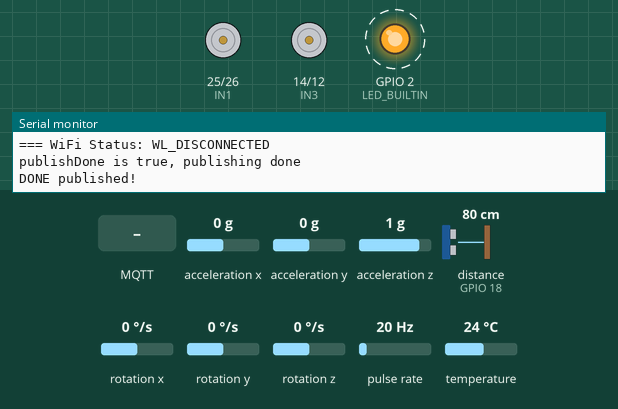
This program was run on a simulated ESP32. Parts: motor-driver pin pairs drawn as motors (green arrow = first pin HIGH = forward, orange = second pin HIGH = backward, longer = more drive, scaled by the enable pin), output pins drawn as LEDs (lit = HIGH), the last lines printed to the serial monitor. Wiring (inferred from the names in the program): ultrasonic range finder: trigger GPIO 5; echo GPIO 18; pulse sensor: data GPIO 19. Dashed ring = blinking. The test bench sets the inputs (shaded band); at power-on: rotation z 0 °/s, acceleration x 0 g, acceleration y 0 g, acceleration z 1 g, distance to the obstacle (sensor on GPIO 18) 80 cm, rotation x 0 °/s, rotation y 0 °/s, pulse rate 20 Hz, temperature 24 °C. The echo pulse lasts 58.3 µs per cm; WiFi joins after 1.5 s; servers stay silent unless stated; random numbers use the default seed unless the program sets one; no MQTT or app messages arrive unless stated; pins used as bus, display or sensor lines are not drawn.

Above: at 3.5 s.
3.6 s: MQTT message "forward" arrives on the first subscribed topic
At 3.69 s:
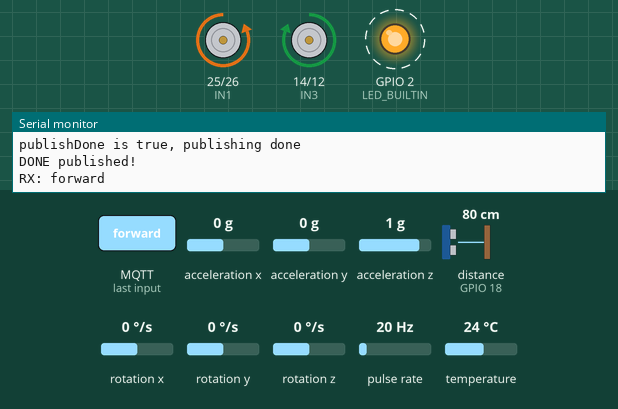
At 4.9 s:
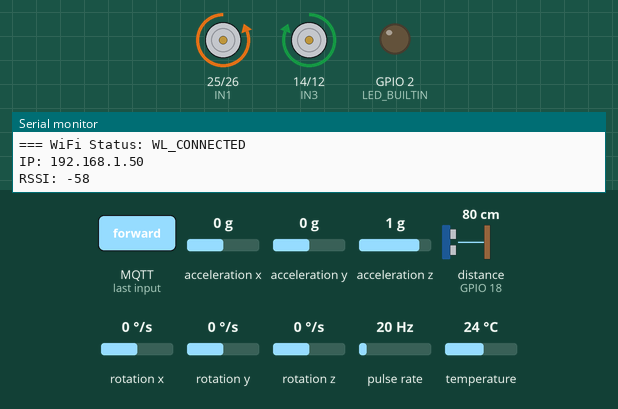
5.2 s: rotation z set to -192 °/s
At 5.8 s:
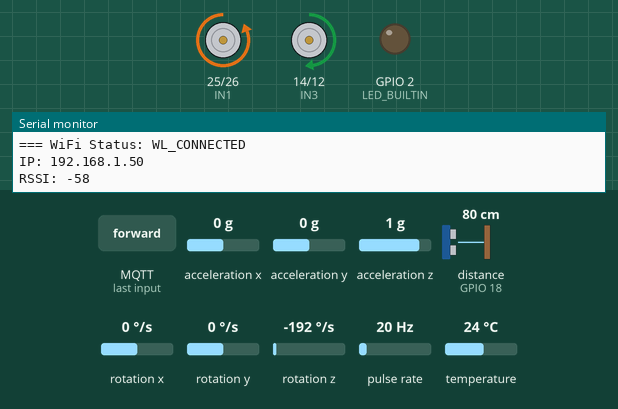
8.2 s: MQTT message "backward" arrives on the first subscribed topic
11.2 s: MQTT message "left" arrives on the first subscribed topic
14.2 s: MQTT message "left90" arrives on the first subscribed topic
16.3 s: MQTT message "right90" arrives on the first subscribed topic
At 19.4 s:
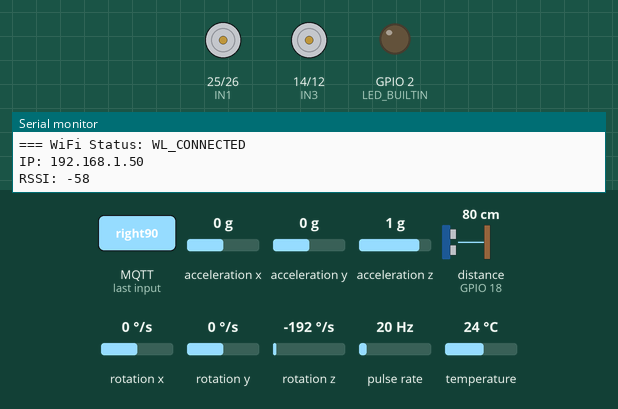
Timing chart, 0 to 20.3 s (numbered marks = the images above; inputs shaded):
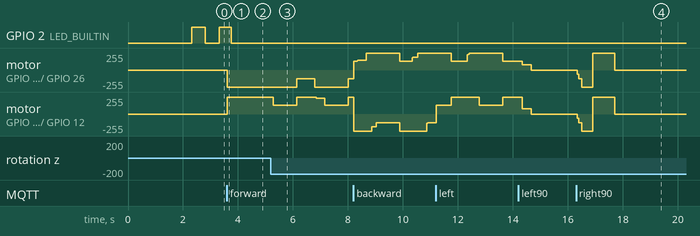

The program:

main.cpp
```cpp
#include <Arduino.h>
#include <PubSubClient.h>
#include <WiFi.h>
#include <WiFiClientSecure.h>
#include <Wire.h>
#include <Adafruit_MPU6050.h>
#include <Adafruit_Sensor.h>

// ===== WIFI =====
const char *ssid = "Nothing Phone (2a)";
const char *password = "naveenvel";

// ===== EMQX CLOUD =====
const char *mqtt_server = "kc7f274c.ala.us-east-1.emqxsl.com";
const int mqtt_port = 8883;
const char *mqtt_username = "vjnaveen2005";
const char *mqtt_password = "Naveenvel@31";
const char *topic_cmd = "rover/cmd";
const char *topic_data = "rover/data";
const char *topic_status = "rover/status";

const char *ca_cert = R"EOF(
-----BEGIN CERTIFICATE-----
MIIDjjCCAnagAwIBAgIQAzrx5qcRqaC7KGSxHQn65TANBgkqhkiG9w0BAQsFADBh
MQswCQYDVQQGEwJVUzEVMBMGA1UEChMMRGlnaUNlcnQgSW5jMRkwFwYDVQQLExB3
d3cuZGlnaWNlcnQuY29tMSAwHgYDVQQDExdEaWdpQ2VydCBHbG9iYWwgUm9vdCBH
MjAeFw0xMzA4MDExMjAwMDBaFw0zODAxMTUxMjAwMDBaMGExCzAJBgNVBAYTAlVT
MRUwEwYDVQQKEwxEaWdpQ2VydCBJbmMxGTAXBgNVBAsTEHd3dy5kaWdpY2VydC5j
b20xIDAeBgNVBAMTF0RpZ2lDZXJ0IEdsb2JhbCBSb290IEcyMIIBIjANBgkqhkiG
9w0BAQEFAAOCAQ8AMIIBCgKCAQEAuzfNNNx7a8myaJCtSnX/RrohCgiN9RlUyfuI
2/Ou8jqJkTx65qsGGmvPrC3oXgkkRLpimn7Wo6h+4FR1IAWsULecYxpsMNzaHxmx
1x7e/dfgy5SDN67sH0NO3Xss0r0upS/kqbitOtSZpLYl6ZtrAGCSYP9PIUkY92eQ
q2EGnI/yuum06ZIya7XzV+hdG82MHauVBJVJ8zUtluNJbd134/tJS7SsVQepj5Wz
tCO7TG1F8PapspUwtP1MVYwnSlcUfIKdzXOS0xZKBgyMUNGPHgm+F6HmIcr9g+UQ
vIOlCsRnKPZzFBQ9RnbDhxSJITRNrw9FDKZJobq7nMWxM4MphQIDAQABo0IwQDAP
BgNVHRMBAf8EBTADAQH/MA4GA1UdDwEB/wQEAwIBhjAdBgNVHQ4EFgQUTiJUIBiV
5uNu5g/6+rkS7QYXjzkwDQYJKoZIhvcNAQELBQADggEBAGBnKJRvDkhj6zHd6mcY
1Yl9PMWLSn/pvtsrF9+wX3N3KjITOYFnQoQj8kVnNeyIv/iPsGEMNKSuIEyExtv4
NeF22d+mQrvHRAiGfzZ0JFrabA0UWTW98kndth/Jsw1HKj2ZL7tcu7XUIOGZX1NG
Fdtom/DzMNU+MeKNhJ7jitralj41E6Vf8PlwUHBHQRFXGU7Aj64GxJUTFy8bJZ91
8rGOmaFvE7FBcf6IKshPECBV1/MUReXgRPTqh5Uykw7+U0b6LJ3/iyK5S9kJRaTe
pLiaWN0bfVKfjllDiIGknibVb63dDcY3fe0Dkhvld1927jyNxF1WW6LZZm6zNTfl
MrY=
-----END CERTIFICATE-----
)EOF";

// ===== PINS (L293D) =====
#define IN1 25    // Motor A Dir 1
#define IN2 26    // Motor A Dir 2
#define EN1 27    // Motor A Speed (PWM)
#define IN3 14    // Motor B Dir 1
#define IN4 12    // Motor B Dir 2
#define EN2 13    // Motor B Speed (PWM)

#define TRIG_PIN 5
#define ECHO_PIN 18
#define ENC_PIN 19

#define SDA_PIN 21
#define SCL_PIN 22

#define LED_BUILTIN 2
#define CM_PER_PULSE 0.5

// ===== MPU6050 =====
Adafruit_MPU6050 mpu;
sensors_event_t a, g, temp;
float gyroZ_offset = 0;

// ===== PID CONTROLLER =====
struct PID {
  float kp, ki, kd;
  float integral;
  float prevError;
};

PID turnPID = {1.5, 0.0, 0.6, 0, 0};
PID movePID = {1.8, 0.0, 0.5, 0, 0};

float computePID(PID &pid, float error, float dt) {
  pid.integral += error * dt;

  float maxIntegral = 100.0;
  if (pid.integral > maxIntegral) pid.integral = maxIntegral;
  if (pid.integral < -maxIntegral) pid.integral = -maxIntegral;

  float derivative = (error - pid.prevError) / dt;
  pid.prevError = error;
  return pid.kp * error + pid.ki * pid.integral + pid.kd * derivative;
}

void calibrateMPU6050() {
  Serial.println("Calibrating MPU6050... Keep rover still!");

  const int samples = 300;
  float sumZ = 0;

  for (int i = 0; i < samples; i++) {
    mpu.getEvent(&a, &g, &temp);
    sumZ += g.gyro.z;
    delay(5);
  }

  gyroZ_offset = sumZ / samples;

  Serial.print("Calibration done! Z offset: ");
  Serial.println(gyroZ_offset, 6);
}

// ===== STATE MACHINE =====
enum RobotState {
  IDLE,
  TURNING,
  MOVING
};

RobotState state = IDLE;
float targetYaw = 0;
float moveTargetYaw = 0;

// ===== GLOBALS =====
volatile unsigned long encPulseCount = 0;
volatile unsigned long totalPulses = 0;
volatile unsigned long targetPulses = 0;
String currentCmd = "stop";
int targetSpeed = 255;

float obstacleDist = 999;
unsigned long lastPub = 0;
unsigned long lastHB = 0;
unsigned long lastStatusPub = 0;

float lastKnownYaw = 0;
bool publishDone = false;
bool publishTurnDone = false;
int currentSpeed = 0;

// Telemetry
unsigned long lastTotalPulses = 0;
float linearSpeed = 0;
float currentRPM = 0;
float currentYaw = 0;
unsigned long lastCalcTime = 0;

// Complementary Filter
float accelYaw = 0;
float alpha = 0.98;

WiFiClientSecure secureClient;
PubSubClient mqttClient(secureClient);

// ===== ENCODER ISR =====
void IRAM_ATTR encISR() {
  encPulseCount++;
  totalPulses++;
}

// ===== ULTRASONIC =====
float getDistance() {
  digitalWrite(TRIG_PIN, LOW);
  delayMicroseconds(2);
  digitalWrite(TRIG_PIN, HIGH);
  delayMicroseconds(10);
  digitalWrite(TRIG_PIN, LOW);
  long duration = pulseIn(ECHO_PIN, HIGH, 8000);
  if (duration == 0) return 999;
  float dist = duration * 0.034 / 2;
  if (dist < 2.0) return 999; // Filter out EMI noise spikes
  return dist;
}

// ===== MOTOR CONTROL =====
void setSpeed(int target) {
  int step = 5;
  if (currentSpeed < target) currentSpeed += step;
  else if (currentSpeed > target) currentSpeed -= step;
  ledcWrite(0, currentSpeed);
  ledcWrite(1, currentSpeed);
}

void setSpeedRaw(int s) {
  ledcWrite(0, s);
  ledcWrite(1, s);
}

void stopAll() {
  digitalWrite(IN1, LOW); digitalWrite(IN2, LOW);
  digitalWrite(IN3, LOW); digitalWrite(IN4, LOW);
  setSpeed(0);
  currentCmd = "stop";
  state = IDLE;
  lastKnownYaw = currentYaw;
  publishDone = true;
}

void moveMotors(int s1, int s2, int s3, int s4) {
  digitalWrite(IN1, s1); digitalWrite(IN2, s2);
  digitalWrite(IN3, s3); digitalWrite(IN4, s4);
  setSpeed(targetSpeed);
}

// ===== CLEAN IMU SYSTEM (SINGLE SOURCE OF TRUTH) =====
void updateIMU() {
  static unsigned long lastTime = micros();
  unsigned long now = micros();

  mpu.getEvent(&a, &g, &temp);

  float dt = (now - lastTime) / 1000000.0;
  lastTime = now;

  if (dt <= 0 || dt > 0.05) return;

  float gyroRate = (g.gyro.z - gyroZ_offset) * 57.2958;
  currentYaw += gyroRate * dt;

  if (currentYaw > 180) currentYaw -= 360;
  if (currentYaw < -180) currentYaw += 360;
}

// ===== PERFECT TURN CONTROLLER =====
void startTurn(float angle) {
  targetYaw = currentYaw + angle;

  if (targetYaw > 180) targetYaw -= 360;
  if (targetYaw < -180) targetYaw += 360;

  state = TURNING;
  turnPID.integral = 0;
  turnPID.prevError = 0;
  currentCmd = angle > 0 ? "right90" : "left90";
}

void handleTurning() {
  static unsigned long lastTime = micros();
  unsigned long now = micros();
  float dt = (now - lastTime) / 1000000.0;
  lastTime = now;

  float error = targetYaw - currentYaw;

  if (error > 180) error -= 360;
  if (error < -180) error += 360;

  if (abs(error) < 2.0) {
    Serial.println("Turn done! Error: " + String(error));
    stopAll();
    publishTurnDone = true;
    turnPID.integral = 0;
    Serial.println("publishTurnDone set to true");
    return;
  }

  float output = computePID(turnPID, error, dt);
  int speed = constrain(abs(output), 80, targetSpeed);

  if (error > 0) {
    moveMotors(LOW, HIGH, LOW, HIGH);
  } else {
    moveMotors(HIGH, LOW, HIGH, LOW);
  }

  setSpeed(speed);
}

// ===== STRAIGHT MOVEMENT (DRIFT-FREE) =====
void startForward() {
  currentYaw = lastKnownYaw;
  moveTargetYaw = currentYaw;
  state = MOVING;
  movePID.integral = 0;
  movePID.prevError = 0;
  moveMotors(LOW, HIGH, HIGH, LOW);
}

void handleForward() {
  // Obstacle check - stop at 10cm using global obstacleDist
  // This prevents EMI noise from motors triggering false stops via raw getDistance() calls
  if (obstacleDist < 10 && obstacleDist > 0.1) {
    Serial.println("OBSTACLE DETECTED");
    stopAll();
    targetPulses = 0;
    mqttClient.publish(topic_data, "obstacle_detected");
    publishDone = true;
    return;
  }

  // Check if using encoder-based movement
  if (targetPulses > 0) {
    if (encPulseCount >= targetPulses) {
      stopAll();
      targetPulses = 0;
      publishDone = true;
      return;
    }
  }

  // Drift correction - PID for straight line
  float error = moveTargetYaw - currentYaw;
  if (error > 180) error -= 360;
  if (error < -180) error += 360;

  static unsigned long lastTimeF = micros();
  unsigned long nowF = micros();
  float dt = (nowF - lastTimeF) / 1000000.0;
  lastTimeF = nowF;

  float correction = computePID(movePID, error, dt);

  // Fix positive feedback: + correction for left, - correction for right
  int left = constrain(targetSpeed + correction, 0, 255);
  int right = constrain(targetSpeed - correction, 0, 255);

  // Ensure minimum PWM to overcome friction if target is not 0
  if (targetSpeed > 0) {
    if (left < 130) left = 130;
    if (right < 130) right = 130;
  }

  ledcWrite(0, left);
  ledcWrite(1, right);
}

// ===== MQTT CALLBACK =====
void mqttCallback(char *topic, byte *payload, unsigned int len) {
  String msg = "";
  for (unsigned int i = 0; i < len; i++) msg += (char)payload[i];
  msg.trim();

  Serial.println("RX: " + msg);

  if (msg == "forward") {
    currentCmd = "forward";
    startForward();
  }
  else if (msg == "backward") {
    currentCmd = "backward";
    moveMotors(HIGH, LOW, LOW, HIGH);
  }
  else if (msg == "left") {
    if (currentCmd != "left") {
      currentCmd = "left";
      moveMotors(HIGH, LOW, HIGH, LOW);
    }
  }
  else if (msg == "right") {
    if (currentCmd != "right") {
      currentCmd = "right";
      moveMotors(LOW, HIGH, LOW, HIGH);
    }
  }
  else if (msg == "stop") {
    stopAll();
  }
  else if (msg == "left90") {
    startTurn(-90);
  }
  else if (msg == "right90") {
    startTurn(90);
  }
  else if (msg.startsWith("move:")) {
    float d = msg.substring(5).toFloat();
    if (d > 0) {
      encPulseCount = 0;
      targetPulses = (unsigned long)(d / CM_PER_PULSE);
      currentCmd = "move";
      startForward(); // sets moveTargetYaw and state = MOVING
    }
  }
  else if (msg.startsWith("speed:")) {
    targetSpeed = constrain(msg.substring(6).toInt(), 0, 255);
    if (currentCmd != "stop") setSpeed(targetSpeed);
  }
}

// ===== SETUP =====
void setup() {
  Serial.begin(115200);

  // Motor pins
  int motorPins[] = {IN1, IN2, IN3, IN4, EN1, EN2};
  for (int p : motorPins) {
    pinMode(p, OUTPUT);
    digitalWrite(p, LOW);
  }

  pinMode(TRIG_PIN, OUTPUT); pinMode(ECHO_PIN, INPUT);

  ledcSetup(0, 5000, 8); ledcSetup(1, 5000, 8);
  ledcAttachPin(EN1, 0); ledcAttachPin(EN2, 1);

  pinMode(ENC_PIN, INPUT);
  pinMode(LED_BUILTIN, OUTPUT);
  attachInterrupt(digitalPinToInterrupt(ENC_PIN), encISR, RISING);

  // MPU6050
  Wire.begin(SDA_PIN, SCL_PIN);
  delay(100);
  if (mpu.begin()) {
    Serial.println("MPU6050 connected!");
    mpu.setFilterBandwidth(MPU6050_BAND_5_HZ);
    mpu.setGyroRange(MPU6050_RANGE_250_DEG);
    calibrateMPU6050();
  } else {
    Serial.println("MPU6050 not found!");
  }

  // WiFi
  IPAddress dns(8, 8, 8, 8);
  WiFi.config(INADDR_NONE, INADDR_NONE, INADDR_NONE, dns);
  WiFi.begin(ssid, password);
  WiFi.setSleep(false);

  secureClient.setCACert(ca_cert);
  mqttClient.setServer(mqtt_server, mqtt_port);
  mqttClient.setCallback(mqttCallback);

  stopAll();

  // MQTT connection
  String id = "Rover-" + String(random(0xffff), HEX);
  if(mqttClient.connect(id.c_str(), mqtt_username, mqtt_password)) {
    mqttClient.subscribe(topic_cmd);
    mqttClient.publish(topic_status, "online");
  }
}

// ===== LOOP =====
void loop() {
  static unsigned long lastLedToggle = 0;
  static bool ledState = false;
  static unsigned long lastWifiCheck = 0;

  // WiFi status
  byte wifiStatus = WiFi.status();

  if (millis() - lastWifiCheck >= 2000) {
    Serial.print("=== WiFi Status: ");
    if (wifiStatus == 0) Serial.println("WL_IDLE_STATUS");
    else if (wifiStatus == 1) Serial.println("WL_NO_SSID_AVAIL");
    else if (wifiStatus == 2) Serial.println("WL_SCAN_COMPLETED");
    else if (wifiStatus == 3) Serial.println("WL_CONNECTED");
    else if (wifiStatus == 4) Serial.println("WL_CONNECT_FAILED");
    else if (wifiStatus == 5) Serial.println("WL_CONNECTION_LOST");
    else if (wifiStatus == 6) Serial.println("WL_DISCONNECTED");
    else Serial.println(wifiStatus);

    if (wifiStatus == 3) {
      Serial.print("IP: ");
      Serial.println(WiFi.localIP());
      Serial.print("RSSI: ");
      Serial.println(WiFi.RSSI());
    }
    lastWifiCheck = millis();
  }

  // LED blink when disconnected
  if (wifiStatus != WL_CONNECTED) {
    if (millis() - lastLedToggle >= 500) {
      ledState = !ledState;
      digitalWrite(LED_BUILTIN, ledState ? HIGH : LOW);
      lastLedToggle = millis();
    }
  } else {
    digitalWrite(LED_BUILTIN, LOW);
  }

  // Reconnect WiFi
  if (WiFi.status() != WL_CONNECTED) {
    if (millis() - lastHB > 5000) {
      WiFi.reconnect();
      lastHB = millis();
    }
  }

  // Reconnect MQTT separately
  if (!mqttClient.connected()) {
    if (millis() - lastHB > 5000) {
      String id = "Rover-" + String(random(0xffff), HEX);
      if(mqttClient.connect(id.c_str(), mqtt_username, mqtt_password)) {
        mqttClient.subscribe(topic_cmd);
        mqttClient.publish(topic_status, "online");
      }
      lastHB = millis();
    }
  }
  mqttClient.loop();

  if (publishTurnDone && mqttClient.connected()) {
    mqttClient.publish(topic_data, "turn_done");
    Serial.println("TURN_DONE published!");
    publishTurnDone = false;
  }

  if (publishDone && mqttClient.connected()) {
    Serial.println("publishDone is true, publishing done");
    if (obstacleDist < 10) {
      mqttClient.publish(topic_data, "obstacle_detected");
    } else {
      mqttClient.publish(topic_data, "done");
      Serial.println("DONE published!");
    }
    publishDone = false;
  }

  // Obstacle sensor
  obstacleDist = getDistance();

  // ===== CLEAN ARCHITECTURE: SINGLE SOURCE OF TRUTH =====
  updateIMU();

  // State-based motion control
  switch (state) {
    case TURNING:
      handleTurning();
      break;
    case MOVING:
      handleForward();
      break;
    case IDLE:
      setSpeed(0);
      break;
  }

  // Telemetry
  if (millis() - lastPub > 500) {
    unsigned long now = millis();
    unsigned long pulseDelta = totalPulses - lastTotalPulses;
    float timeDeltaSec = (now - lastCalcTime) / 1000.0;

    if (timeDeltaSec > 0) {
      linearSpeed = (pulseDelta * CM_PER_PULSE) / timeDeltaSec;
      currentRPM = (pulseDelta / 20.0) * (60.0 / timeDeltaSec);
    }

    lastTotalPulses = totalPulses;
    lastCalcTime = now;

    String data = "dist:" + String(totalPulses * CM_PER_PULSE, 1) +
                  ",obs:" + String(obstacleDist, 1) +
                  ",spd:" + String(linearSpeed, 1) +
                  ",rpm:" + String(currentRPM, 0) +
                  ",yaw:" + String(currentYaw, 1);

    mqttClient.publish(topic_data, data.c_str());
    lastPub = millis();
  }

  if (millis() - lastStatusPub > 5000) {
    mqttClient.publish(topic_status, "online");
    lastStatusPub = millis();
  }
}
```

Measured:
- after the input at 3.6 s, motor on GPIO 25 (IN1) / GPIO 26 (IN2): stopped → backward 255/255 at once; motor on GPIO 14 (IN3) / GPIO 12 (IN4): stopped → forward 255/255 at once
- after the input at 16.3 s, motor on GPIO 25 (IN1) / GPIO 26 (IN2), motor on GPIO 14 (IN3) / GPIO 12 (IN4): stopped → backward 129/255 after 0.05 s, → backward 255/255 0.16 s later, → forward 249/255 0.40 s later, → stopped 0.80 s later
